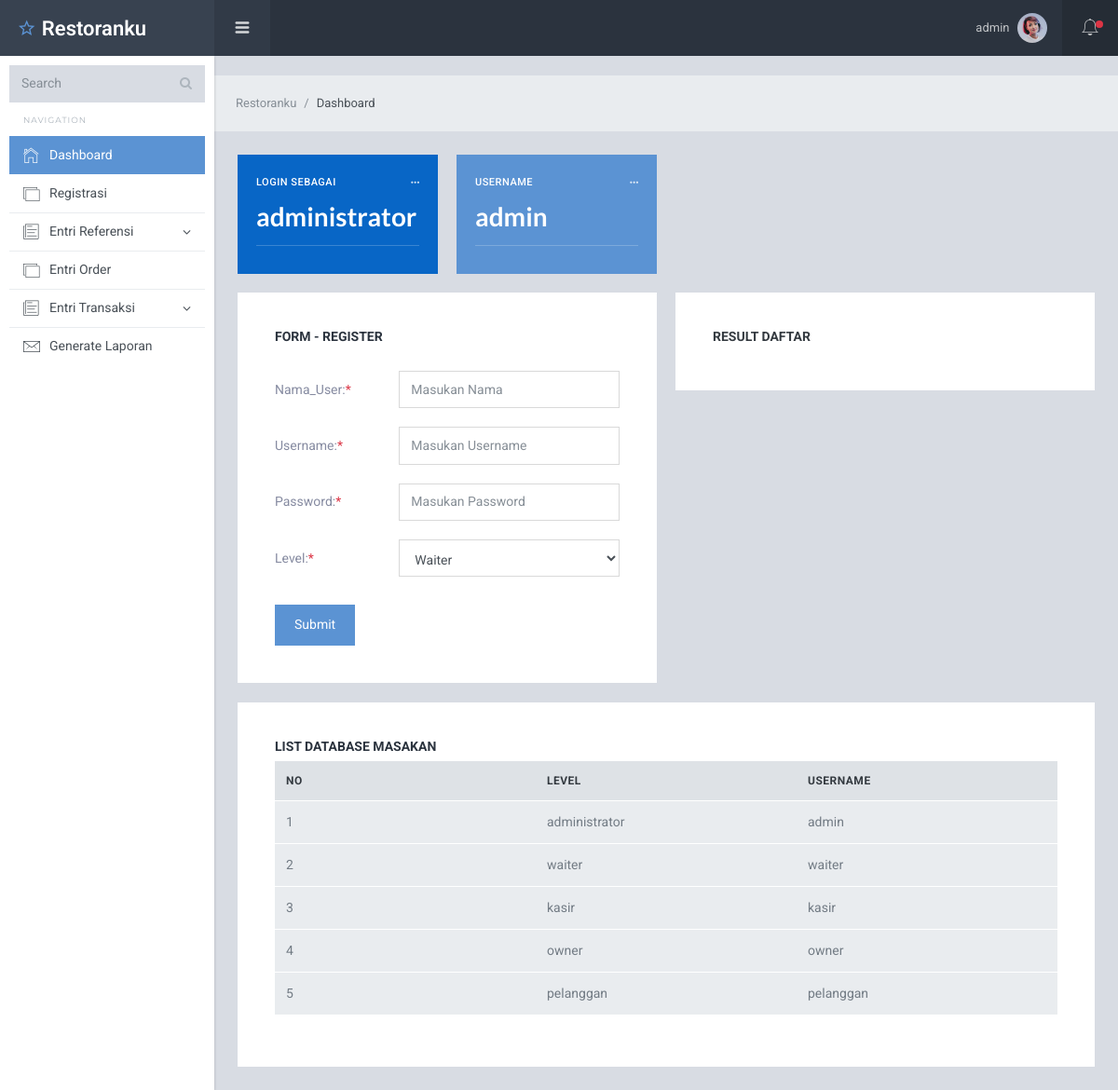
/registrasi/index.php (signed in), run on the app's committed database.
### tables this page shows
CREATE TABLE `user` (
  `id_user` int(40) NOT NULL,
  `username` varchar(50) NOT NULL,
  `password` varchar(50) NOT NULL,
  `nama_user` varchar(50) NOT NULL,
  `id_level` varchar(50) NOT NULL
);

CREATE TABLE `level` (
  `id_level` int(30) NOT NULL,
  `nama_level` varchar(50) NOT NULL
);

### registrasi/index.php (the view, shortened to what this page needs)
<?php
include('../users/header2.php');
$username = $_SESSION['username'];
$query = "SELECT * FROM user WHERE username='$username'";
$exe=mysql_query($query);
while($row = mysql_fetch_assoc($exe)){
	$admin= $row['id_level'];
}
?>
<?php if ($admin==1 || $admin==2 || $admin==3){?>
<div class="row row-sm mg-t-20">
	<div class="col-xl-6">
		<div class="card pd-20 pd-sm-40 form-layout form-layout-4">
			<h6 class="card-body-title">Form - Register</h6>
			<br>
			<form action="prosesreg.php" method="POST">
				<div class="row">
					<label class="col-sm-4 form-control-label">Nama_User: <span class="tx-danger">*</span></label>
					<div class="col-sm-8 mg-t-10 mg-sm-t-0">
						<input type="text" name="nama_lengkap" class="form-control" placeholder="Masukan Nama">
					</div>
				</div>
				<div class="row mg-t-20">
					<label class="col-sm-4 form-control-label">Username: <span class="tx-danger">*</span></label>
					<div class="col-sm-8 mg-t-10 mg-sm-t-0">
						<input type="text" name="uname" class="form-control" placeholder="Masukan Username">
					</div>
				</div>
				<div class="row mg-t-20">
					<label class="col-sm-4 form-control-label">Password: <span class="tx-danger">*</span></label>
					<div class="col-sm-8 mg-t-10 mg-sm-t-0">
						<input type="password" name="passwd" class="form-control" placeholder="Masukan Password">
					</div>
				</div>
				<div class="row mg-t-20">
					<label class="col-sm-4 form-control-label">Level: <span class="tx-danger">*</span></label>
					<div class="col-sm-8 mg-t-10 mg-sm-t-0">
						<select name="level" class="form-control input-sm">
							<option value="2">Waiter</option>
						</select>
					</div>
				</div>
				<div class="form-layout-footer mg-t-30">
					<button type="submit" class="btn btn-info mg-r-5">Submit</button>
				</form>
			</div>
		</div>
	</div>
	<div class="col-xl-6 mg-t-25 mg-xl-t-0">
		<div class="card pd-20 pd-sm-40 form-layout form-layout-5">
			<h6 class="tx-gray-800 tx-uppercase tx-bold tx-14 mg-b-10">Result Daftar</h6>
		</div>
	</div></div><br>
	<div class="card pd-20 pd-sm-40">
		<h6 class="card-body-title">List Database Masakan</h6>
		<div class ="table-responsive m-b-40">
			<div class="table-wrapper">
				<table id="datatable1" class="table display responsive nowrap">
					<thead>
						<tr>
							<th class="wd-15p">NO </th>
							<th class="wd-15p">LEVEL </th>
							<th class="wd-15p">USERNAME</th>
						</tr>
						<?php
						$select = "select * from level, user where level.id_level = user.id_level";
						$query = mysql_query($select);
						$no=0;
						while($data = mysql_fetch_array($query)){
							$nama = $data['nama_level'];
							$username = $data['username'];
							$no ++;
						echo"
						</thead>
						<tbody>
						<tr>
						<td>$no</td>
						<td>$nama</td>
						<td>$username</td>
						</tr>
						</tbody>";
					}
					?>
				</table>
			</div>
		</div>
	</div></div></div></div>
</body>
</html>
<?php }?>

### users/header2.php (shortened to what this page needs)
<?php
$username = $_SESSION['username'];
$query = "SELECT * FROM user WHERE username='$username'";
$exe = mysql_query($query);
while($row = mysql_fetch_assoc($exe)){
	$admin = $row['id_level'];
	$nama = $row['nama_user'];
  $userrna = $row['username'];
}
if($admin==1){
	$statusnya='administrator';
}else if($admin==2){
	$statusnya='waiter';
}else if($admin==3){
	$statusnya='kasir';
}else if($admin==4){
	$statusnya='owner';
}else if($admin==5){
	$statusnya='pelanggan';
}
?>
<!DOCTYPE html>
<html lang="en">
<head>
  <link href="../lib/font-awesome/css/font-awesome.css" rel="stylesheet">
  <link href="../lib/Ionicons/css/ionicons.css" rel="stylesheet">
  <link href="../lib/perfect-scrollbar/css/perfect-scrollbar.css" rel="stylesheet">
  <link href="../lib/rickshaw/rickshaw.min.css" rel="stylesheet">
  <link rel="stylesheet" href="../css/starlight.css">
</head>
<body>
  <div class="sl-logo"><a href=""><i class="icon ion-android-star-outline"></i> Restoranku</a></div>
  <div class="sl-sideleft">
    <div class="input-group input-group-search">
      <input type="search" name="search" class="form-control" placeholder="Search">
      <span class="input-group-btn">
        <button class="btn"><i class="fa fa-search"></i></button>
      </span>
    </div>
    <label class="sidebar-label">Navigation</label>
    <div class="sl-sideleft-menu">
      <a href="index.html" class="sl-menu-link active">
        <div class="sl-menu-item">
          <i class="menu-item-icon icon ion-ios-home-outline tx-22"></i>
          <span class="menu-item-label">Dashboard</span>
        </div>
      </a>
      <?php if ($admin==1 || $admin==2 || $admin==3 ){?>
        <a href="/registrasi/" class="sl-menu-link">
          <div class="sl-menu-item">
            <i class="menu-item-icon icon ion-ios-photos-outline tx-20"></i>
            <span class="menu-item-label">Registrasi</span>
          </div>
        </a>
      <?php }?>
      <?php if ($admin==1){?>
      <a href="#" class="sl-menu-link">
        <div class="sl-menu-item">
          <i class="menu-item-icon icon ion-ios-paper-outline tx-22"></i>
          <span class="menu-item-label">Entri Referensi</span>
          <i class="menu-item-arrow fa fa-angle-down"></i>
        </div>
      </a>
    </div>
    <?php }?>
    <?php if ($admin==1 || $admin==2 || $admin==5){?>
    <a href="/order/" class="sl-menu-link">
      <div class="sl-menu-item">
        <i class="menu-item-icon icon ion-ios-photos-outline tx-20"></i>
        <span class="menu-item-label">Entri Order</span>
      </div>
    </a>
    <?php }?>
    <?php if ($admin==1 || $admin==3){?>
      <a href="#" class="sl-menu-link">
        <div class="sl-menu-item">
          <i class="menu-item-icon icon ion-ios-paper-outline tx-22"></i>
          <span class="menu-item-label">Entri Transaksi</span>
          <i class="menu-item-arrow fa fa-angle-down"></i>
        </div>
      </a>
    <?php }?>
    <?php if ($admin==1 || $admin==2 || $admin==3 || $admin==4){?>
    <a href="/generate-laporan/" class="sl-menu-link">
      <div class="sl-menu-item">
        <i class="menu-item-icon icon ion-ios-email-outline tx-24"></i>
        <span class="menu-item-label">Generate Laporan</span>
      </div>
    </a>
    <?php }?>
  </div>
  <br>
<div class="sl-header">
  <div class="sl-header-left">
    <div class="navicon-left hidden-md-down"><a id="btnLeftMenu" href=""><i class="icon ion-navicon-round"></i></a></div>
  </div>
  <div class="sl-header-right">
    <nav class="nav">
      <div class="dropdown">
        <a href="" class="nav-link nav-link-profile" data-toggle="dropdown">
          <span class="logged-name"><?php echo $nama?><span class="hidden-md-down"></span></span>
          <img src="../img/img3.jpg" class="wd-32 rounded-circle" alt="">
        </a>
      </div>
    </nav>
    <div class="navicon-right">
      <a id="btnRightMenu" href="" class="pos-relative">
        <i class="icon ion-ios-bell-outline"></i>
        <span class="square-8 bg-danger"></span>
      </a>
    </div>
  </div>
</div>
<div class="sl-mainpanel">
  <nav class="breadcrumb sl-breadcrumb">
    <a class="breadcrumb-item" href="index.html">Restoranku</a>
    <span class="breadcrumb-item active">Dashboard</span>
  </nav>
  <div class="sl-pagebody">
    <div class="row row-sm">
      <div class="col-sm-6 col-xl-3">
        <div class="card pd-20 bg-primary">
          <div class="d-flex justify-content-between align-items-center mg-b-10">
            <h6 class="tx-11 tx-uppercase mg-b-0 tx-spacing-1 tx-white">Login Sebagai</h6>
            <a href="" class="tx-white-8 hover-white"><i class="icon ion-android-more-horizontal"></i></a>
          </div>
          <div class="d-flex align-items-center justify-content-between">
            <h3 class="mg-b-0 tx-white tx-lato tx-bold"><?php echo $statusnya;?></h3>
          </div>
          <div class="d-flex align-items-center justify-content-between mg-t-15 bd-t bd-white-2 pd-t-10">
          </div>
        </div>
      </div>
      <div class="col-sm-6 col-xl-3 mg-t-20 mg-sm-t-0">
        <div class="card pd-20 bg-info">
          <div class="d-flex justify-content-between align-items-center mg-b-10">
            <h6 class="tx-11 tx-uppercase mg-b-0 tx-spacing-1 tx-white">Username</h6>
            <a href="" class="tx-white-8 hover-white"><i class="icon ion-android-more-horizontal"></i></a>
          </div>
          <div class="d-flex align-items-center justify-content-between">
            <h3 class="mg-b-0 tx-white tx-lato tx-bold"><?php echo $userrna;?></h3>
          </div>
          <div class="d-flex align-items-center justify-content-between mg-t-15 bd-t bd-white-2 pd-t-10">
            </div>
          </div>
        </div>
      </div>

### data on the page
user: nama_user "admin", id_level "administrator", username "admin", id_level.nama_level "administrator"
user: id_level.nama_level "waiter", username "waiter"
user: id_level.nama_level "kasir", username "kasir"
user: id_level.nama_level "owner", username "owner"
user: id_level.nama_level "pelanggan", username "pelanggan"
